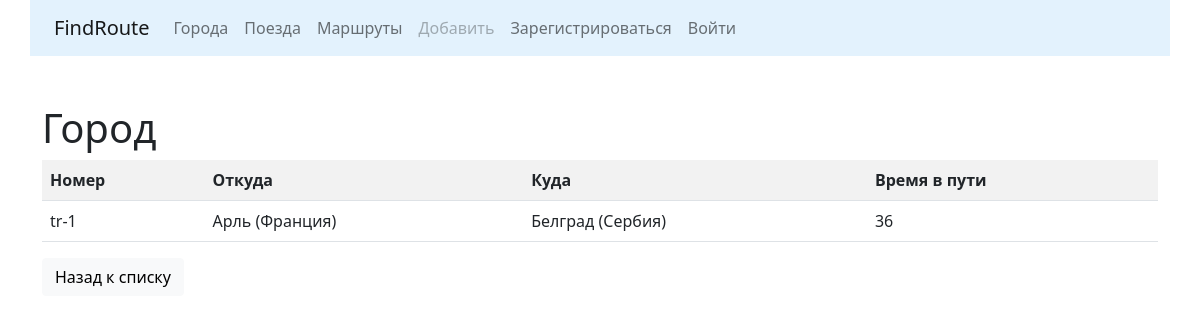
/trains/detail/6/, run on the app's committed database.
### trains/models.py (models this page shows, shortened)
class Train(models.Model):
    name = models.CharField(max_length=50, unique=True,
                            verbose_name='Номер поезда')
    travel_time = models.PositiveSmallIntegerField(verbose_name='Время в пути')
    from_city = models.ForeignKey(City, on_delete=models.CASCADE,
                                  related_name='from_city_set',
                                  verbose_name='Из какого города')
    to_city = models.ForeignKey(City, on_delete=models.CASCADE,
                                related_name='to_city_set',
                                verbose_name='В какой город')
    class Meta:
        verbose_name = "Поезд"
        verbose_name_plural = "Поезда"
        ordering = ['name']

### cities/models.py (models this page shows, shortened)
class City(models.Model):
    name = models.CharField(max_length=100, unique=True, verbose_name="Город")
    def __str__(self):
        return self.name
    class Meta:
        verbose_name = "Город"
        verbose_name_plural = "Города"
        ordering = ['name']

### trains/views.py (the view)
# urls.py: path('detail/<int:pk>/', TrainDetailView.as_view(), name='detail'),
class TrainDetailView(DetailView):
    queryset = Train.objects.all()
    template_name = 'trains/detail.html'

### trains/templates/trains/detail.html (shortened to what this page needs)
{% extends 'base.html' %}
{% block content %}
	<h1>Город</h1>
    <div class="row">
	    <div class="col-md">
			<table class="table table-striped">
			    <tr>
				    <th>Номер</th>
					<th>Откуда</th>
					<th>Куда</th>
					<th>Время в пути</th>
				</tr>
				<tr>
				    <td>{{ object.name }}</td>
					<td>{{ object.from_city }}</td>
					<td>{{ object.to_city }}</td>
					<td>{{ object.travel_time }}</td>
				</tr>
			</table>
		</div>
	</div>
    <div class="row">
	    <div class="col-md-4">
		    <a href="{% url 'trains:home' %}">
			    <button type="button" class="btn btn-light">Назад к списку</button>
			</a>
		</div>
	</div>
{% endblock %}

### data on the page
Train: name "tr-1", from_city "Арль (Франция)", to_city "Белград (Сербия)", travel_time "36"
